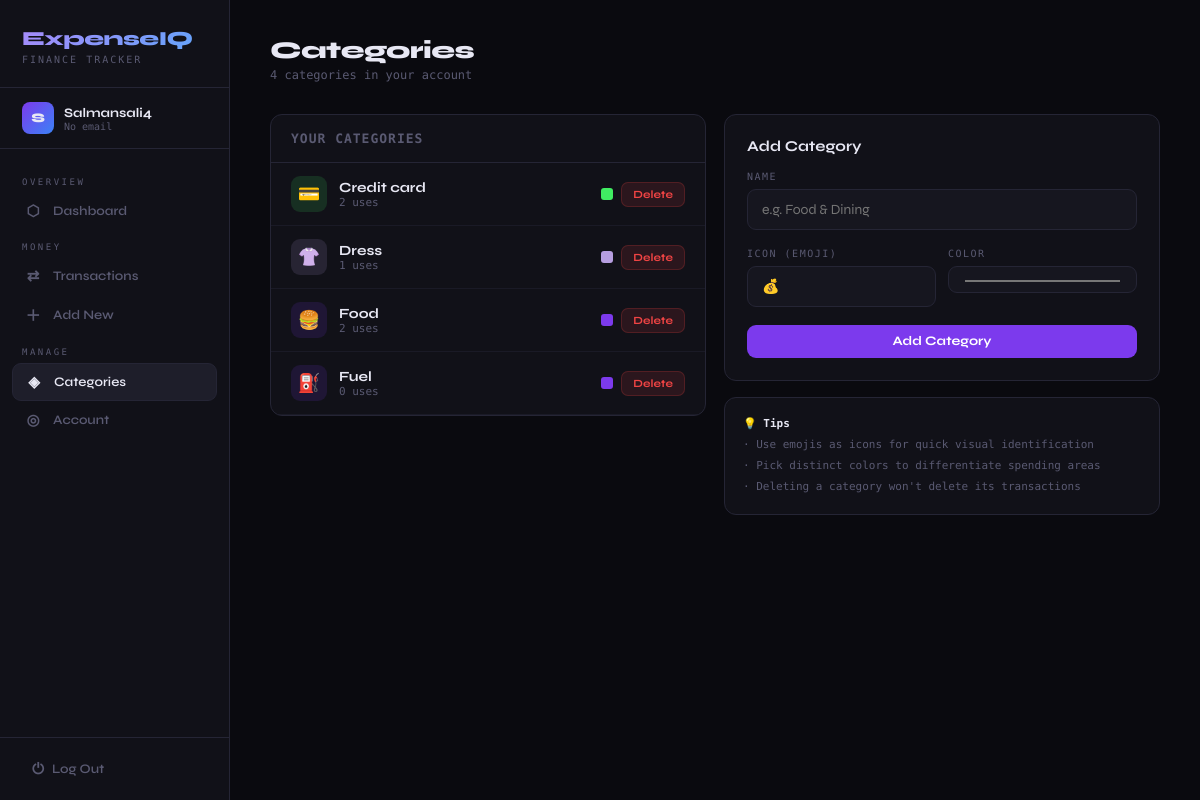
Page /categories/ (signed in) on the committed database.
### tracker/models.py (models this page shows, shortened)
class Category(models.Model):
    user = models.ForeignKey(User, on_delete=models.CASCADE, related_name='categories')
    name = models.CharField(max_length=100)
    icon = models.CharField(max_length=10, default='💰')
    color = models.CharField(max_length=20, default='#7c3aed')
    class Meta:
        verbose_name_plural = 'Categories'
        ordering = ['name']
        unique_together = ['user', 'name']

### tracker/views.py (the view, shortened to what this page needs)
# urls.py: path('categories/', views.categories, name='categories'),
@login_required
def categories(request):
    cats = request.user.categories.all()
    form = CategoryForm()
    return render(request, 'tracker/categories.html', {'cats': cats, 'form': form})

### tracker/forms.py
class CategoryForm(forms.ModelForm):
    class Meta:
        model = Category
        fields = ['name', 'icon', 'color']
        widgets = {
            'name': forms.TextInput(attrs={'class': 'form-input', 'placeholder': 'e.g. Food & Dining'}),
            'icon': forms.TextInput(attrs={'class': 'form-input', 'placeholder': '🍔'}),
            'color': forms.TextInput(attrs={'class': 'form-input color-input', 'type': 'color'}),
        }

### tracker/templates/tracker/categories.html (shortened to what this page needs)
{% extends 'tracker/base.html' %}
{% block content %}
<div class="ph">
  <div>
    <div class="ph-title">Categories</div>
    <div class="ph-sub">{{ cats.count }} categor{% if cats.count == 1 %}y{% else %}ies{% endif %} in your account</div>
  </div>
</div>
<div class="grid g2">
  <div>
    <div class="card" style="padding:0;overflow:hidden">
      {% if cats %}
      <div style="padding:16px 20px;border-bottom:1px solid var(--border);font-size:13px;font-weight:700;color:var(--muted);font-family:var(--mono);letter-spacing:1px">YOUR CATEGORIES</div>
      {% for cat in cats %}
      <div class="flex aic jb" style="padding:13px 20px;border-bottom:1px solid rgba(37,37,53,.5)">
        <div class="flex aic gap3">
          <div style="width:36px;height:36px;border-radius:9px;background:{{ cat.color }}22;display:flex;align-items:center;justify-content:center;font-size:18px">{{ cat.icon }}</div>
          <div>
            <div style="font-weight:700;font-size:14px">{{ cat.name }}</div>
            <div style="font-size:11px;color:var(--muted);font-family:var(--mono)">{{ cat.transaction_set.count|default:"0" }} uses</div>
          </div>
        </div>
        <div class="flex aic gap2">
          <div style="width:12px;height:12px;border-radius:3px;background:{{ cat.color }}"></div>
          <form method="post" action="{% url 'delete_category' cat.pk %}" onsubmit="return confirm('Delete category \'{{ cat.name }}\'?')">
            <button type="submit" class="btn btn-danger btn-sm">Delete</button>
          </form>
        </div>
      </div>
      {% endfor %}
      {% else %}
      <div class="empty">
        <div class="empty-ic">🏷️</div>
        <div class="empty-txt">No categories yet</div>
      </div>
      {% endif %}
    </div>
  </div>
  <div>
    <div class="card">
      <div class="section-title">Add Category</div>
      <form method="post">
        <div class="fg">
          <label class="fl">Name</label>
          {{ form.name }}
        </div>
        <div class="grid g2" style="gap:12px">
          <div class="fg">
            <label class="fl">Icon (Emoji)</label>
            {{ form.icon }}
          </div>
          <div class="fg">
            <label class="fl">Color</label>
            {{ form.color }}
          </div>
        </div>
        <button type="submit" class="btn btn-primary" style="width:100%;justify-content:center">Add Category</button>
      </form>
    </div>
    <div class="card mt4" style="padding:16px 18px">
      <div style="font-size:11px;color:var(--muted);font-family:var(--mono);line-height:1.9">
        💡 <strong style="color:var(--text)">Tips</strong><br>
        · Use emojis as icons for quick visual identification<br>
        · Pick distinct colors to differentiate spending areas<br>
        · Deleting a category won't delete its transactions
      </div>
    </div>
  </div>
</div>
{% endblock %}

### tracker/templates/tracker/base.html (shortened to what this page needs)
<!DOCTYPE html>
<html lang="en">
<head>
</head>
<body>
{% if user.is_authenticated %}
<nav class="sidebar">
  <div class="sb-logo">
    <div class="sb-wordmark">ExpenseIQ</div>
    <div class="sb-tagline">FINANCE TRACKER</div>
  </div>
  <div class="sb-user">
    <div class="sb-avatar">{{ user.username|first|upper }}</div>
    <div>
      <div class="sb-uname">{{ user.username }}</div>
      <div class="sb-uemail">{{ user.email|default:"No email" }}</div>
    </div>
  </div>
  <div class="sb-nav">
    <div class="sb-section">Overview</div>
    <a href="{% url 'dashboard' %}" class="sb-link {% if request.resolver_match.url_name == 'dashboard' %}active{% endif %}">
      <span class="ic">⬡</span><span>Dashboard</span>
    </a>
    <div class="sb-section">Money</div>
    <a href="{% url 'transaction_list' %}" class="sb-link {% if 'transaction_list' in request.resolver_match.url_name %}active{% endif %}">
      <span class="ic">⇄</span><span>Transactions</span>
    </a>
    <a href="{% url 'add_transaction' %}" class="sb-link {% if request.resolver_match.url_name == 'add_transaction' %}active{% endif %}">
      <span class="ic">＋</span><span>Add New</span>
    </a>
    <div class="sb-section">Manage</div>
    <a href="{% url 'categories' %}" class="sb-link {% if 'categor' in request.resolver_match.url_name %}active{% endif %}">
      <span class="ic">◈</span><span>Categories</span>
    </a>
    <a href="{% url 'account_settings' %}" class="sb-link {% if request.resolver_match.url_name == 'account_settings' %}active{% endif %}">
      <span class="ic">◎</span><span>Account</span>
    </a>
  </div>
  <div class="sb-foot">
    <a href="{% url 'logout' %}" class="sb-logout">
      <span style="font-size:15px;">⏻</span><span>Log Out</span>
    </a>
  </div>
</nav>
{% endif %}
<main class="main" {% if not user.is_authenticated %}style="margin-left:0;padding:0"{% endif %}>
  {% block content %}{% endblock %}
</main>
</body>
</html>

### tracker/templates/tracker/base.html (style rules this page uses)
:root { --bg:#0a0a0f; --surface:#111118; --surface2:#16161f; --surface3:#1e1e2a; --border:#252535; --text:#e8e8f4; --muted:#5a5a72; --accent:#7c3aed; --accent2:#a855f7; --accent-glow:rgba(168,85,247,0.15); --green:#10b981; --green-dim:rgba(16,185,129,0.12); --red:#ef4444; --red-dim:rgba(239,68,68,0.12); --amber:#f59e0b; --blue:#3b82f6; --r:12px; --disp:'Syne',sans-serif; --mono:'DM Mono',monospace; }
*,*::before,*::after { box-sizing:border-box;margin:0;padding:0 }
body { background:var(--bg);color:var(--text);font-family:var(--disp);min-height:100vh;display:flex }
.sidebar { width:230px;min-height:100vh;background:var(--surface);border-right:1px solid var(--border);display:flex;flex-direction:column;position:fixed;top:0;left:0;z-index:100 }
.sb-logo { padding:26px 22px 22px;border-bottom:1px solid var(--border) }
.sb-wordmark { font-size:20px;font-weight:800;letter-spacing:-0.5px;background:linear-gradient(135deg,#a78bfa,#60a5fa);-webkit-background-clip:text;-webkit-text-fill-color:transparent }
.sb-tagline { font-size:10px;color:var(--muted);font-family:var(--mono);letter-spacing:2px;margin-top:3px }
.sb-user { padding:14px 22px;border-bottom:1px solid var(--border);display:flex;align-items:center;gap:10px }
.sb-avatar { width:32px;height:32px;border-radius:8px;background:linear-gradient(135deg,var(--accent),#3b82f6);display:flex;align-items:center;justify-content:center;font-size:13px;font-weight:800;flex-shrink:0 }
.sb-uname { font-size:13px;font-weight:700;white-space:nowrap;overflow:hidden;text-overflow:ellipsis }
.sb-uemail { font-size:10px;color:var(--muted);font-family:var(--mono);white-space:nowrap;overflow:hidden;text-overflow:ellipsis }
.sb-nav { padding:16px 12px;flex:1 }
.sb-section { font-size:9px;color:var(--muted);letter-spacing:2.5px;font-family:var(--mono);padding:12px 10px 6px;text-transform:uppercase }
.sb-link { display:flex;align-items:center;gap:11px;padding:9px 12px;border-radius:9px;color:var(--muted);font-size:13px;font-weight:600;text-decoration:none;transition:all .15s;margin-bottom:1px }
.sb-link.active { color:var(--text);background:var(--surface3);border:1px solid var(--border) }
.sb-link .ic { width:18px;text-align:center;font-size:15px;flex-shrink:0 }
.sb-foot { padding:14px 22px;border-top:1px solid var(--border) }
.sb-logout { display:flex;align-items:center;gap:8px;color:var(--muted);font-size:13px;font-weight:600;text-decoration:none;padding:8px 10px;border-radius:9px;transition:all .15s }
.main { margin-left:230px;flex:1;padding:36px 40px;min-height:100vh }
.ph { display:flex;align-items:center;justify-content:space-between;margin-bottom:32px }
.ph-title { font-size:24px;font-weight:800;letter-spacing:-0.5px }
.ph-sub { color:var(--muted);font-size:12px;font-family:var(--mono);margin-top:3px }
.card { background:var(--surface);border:1px solid var(--border);border-radius:var(--r);padding:22px }
.grid { display:grid;gap:18px }
.g2 { grid-template-columns:repeat(2,1fr) }
.fg { margin-bottom:18px }
.fl { display:block;font-size:10px;font-family:var(--mono);color:var(--muted);letter-spacing:1.5px;text-transform:uppercase;margin-bottom:7px }
.form-input,.form-select { width:100%;padding:11px 14px;background:var(--surface2);border:1px solid var(--border);border-radius:9px;color:var(--text);font-family:var(--disp);font-size:14px;transition:border-color .18s;-webkit-appearance:none;appearance:none }
.btn { display:inline-flex;align-items:center;gap:7px;padding:10px 18px;border-radius:9px;font-family:var(--disp);font-size:13px;font-weight:700;cursor:pointer;border:none;text-decoration:none;transition:all .16s;white-space:nowrap;line-height:1 }
.btn-primary { background:var(--accent);color:#fff }
.btn-danger { background:var(--red-dim);color:var(--red);border:1px solid rgba(239,68,68,.2) }
.btn-sm { padding:6px 11px;font-size:11px;border-radius:7px }
.flex { display:flex }
.aic { align-items:center }
.jb { justify-content:space-between }
.gap2 { gap:8px }
.gap3 { gap:12px }
.mt4 { margin-top:16px }
.section-title { font-size:15px;font-weight:700;margin-bottom:16px }

### rows in the picture
Category: icon "💳", name "Credit card", transaction_set.count "2"
Category: icon "👚", name "Dress", transaction_set.count "1"
Category: icon "🍔", name "Food", transaction_set.count "2"
Category: icon "⛽", name "Fuel", transaction_set.count "0"

### other values in the picture
{{ user.username|first|upper }} "S"
{{ user.username }} "Salmansali4"
{{ user.email|default:"No email" }} "No email"
{{ cats.count }} "4"
